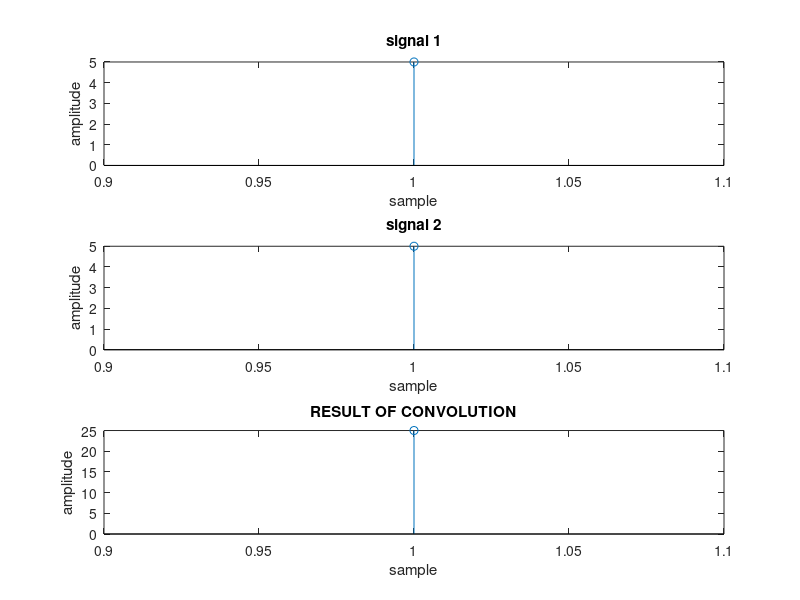

Source code (MATLAB):
clc;

close all;

clear all;

function y = Conv_user(x,h)
l1 = length(x);
l2 = length(h);
l3 = l1+l2-1;
x1 = [x, zeros(1,l2)];
h1 = [h, zeros(1,l1)];
y = [zeros(1,l3)];
for n = 1:l3 
    sum = 0;
    for k = 1:n
        sum = sum + x1(k)*h1(n - k + 1);
    end;
    y(n) = sum;
end;
end;

s1 = input("Enter first signal: ");
s2 = input("Enter second signal: ");

y = Conv_user(s1,s2);

figure;

subplot(3,1,1);

stem(s1);

xlabel("sample");

ylabel("amplitude");

title("signal 1");

subplot(3,1,2);

stem(s2);

xlabel("sample");

ylabel("amplitude");

title("signal 2");

subplot(3,1,3);

stem(y);

xlabel("sample");

ylabel("amplitude");

title('RESULT OF CONVOLUTION');
